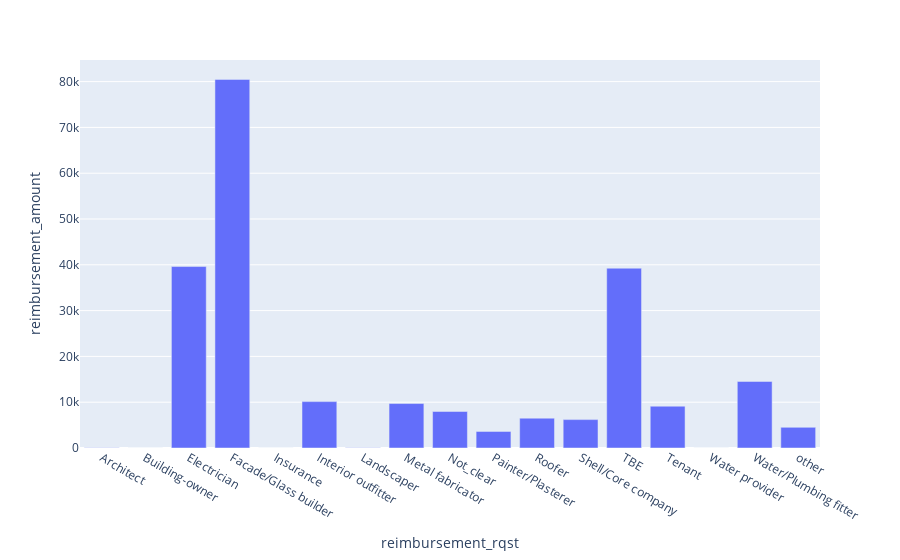

Write notebook code for a chart like this one.
### Code cell
data = data_rib.groupby(data_rib['reimbursement_rqst']).sum()

fig = px.bar(data,
             y="reimbursement_amount",
             title='',
             labels={'.':'','':''})
fig.show()

### Figure 1 — Plotly figure (JSON) as saved in the notebook; plotly's stock layout.template omitted (floating-point values rounded to 4 significant figures)
{"data": [{"alignmentgroup": "True", "hovertemplate": "reimbursement_rqst=%{x}<br>reimbursement_amount=%{y}<extra></extra>", "legendgroup": "", "marker": {"color": "#636efa"}, "name": "", "offsetgroup": "", "orientation": "v", "showlegend": false, "textposition": "auto", "type": "bar", "x": ["Architect", "Building-owner", "Electrician", "Facade/Glass builder", "Insurance", "Interior outfitter", "Landscaper", "Metal fabricator", "Not_clear", "Painter/Plasterer", "Roofer", "Shell/Core company", "TBE", "Tenant", "Water provider", "Water/Plumbing fitter", "other"], "xaxis": "x", "y": [76.67, 0, 39620.0, 80480.0, 0, 10130.0, 76.67, 9708.0, 7977.0, 3622.0, 6514.0, 6200.0, 39260.0, 9131.0, 0, 14530.0, 4514.0], "yaxis": "y"}], "layout": {"barmode": "relative", "legend": {"tracegroupgap": 0}, "margin": {"t": 60}, "xaxis": {"anchor": "y", "domain": [0, 1], "title": {"text": "reimbursement_rqst"}}, "yaxis": {"anchor": "x", "domain": [0, 1], "title": {"text": "reimbursement_amount"}}}}
